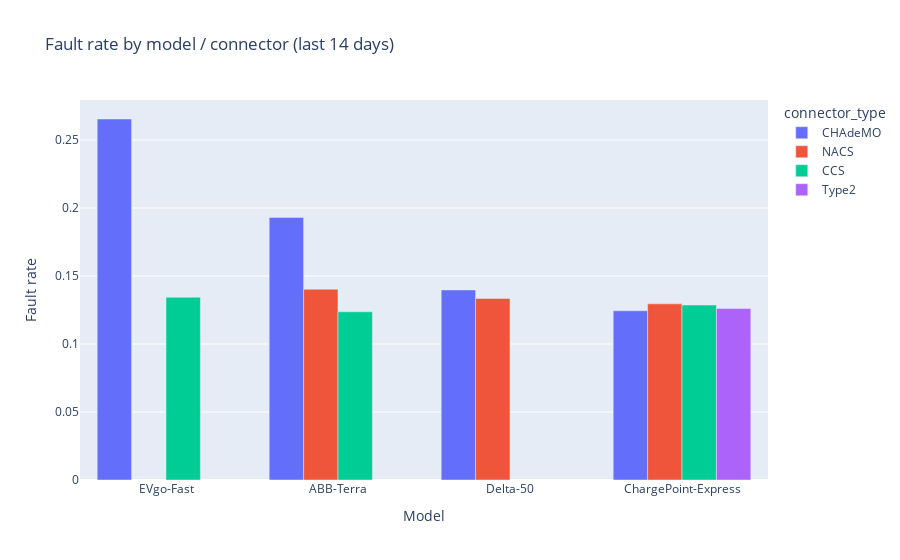

Notebook code cell kept with this figure:
### Code cell
# Fault rate by model/connector (last 14 days)
model_faults = pd.read_sql(
    text(
        '''
        SELECT
            c.model,
            c.connector_type,
            COUNT(*) AS samples,
            SUM(CASE WHEN cs.status IN ('FAULTED','OFFLINE') THEN 1 ELSE 0 END) AS faults,
            SUM(CASE WHEN cs.status IN ('FAULTED','OFFLINE') THEN 1 ELSE 0 END)::float / COUNT(*) AS fault_rate
        FROM charger_status cs
        JOIN chargers c ON cs.charger_id = c.charger_id
        WHERE cs.time >= now() - interval '14 days'
        GROUP BY c.model, c.connector_type
        HAVING COUNT(*) > 0
        ORDER BY fault_rate DESC
        '''
    ), engine)

fig = px.bar(model_faults, x='model', y='fault_rate', color='connector_type', barmode='group',
             title='Fault rate by model / connector (last 14 days)')
fig.update_layout(yaxis_title='Fault rate', xaxis_title='Model')
fig.show()

### Figure 1 — Plotly figure (JSON) as saved in the notebook; plotly's stock layout.template omitted (floating-point values rounded to 4 significant figures)
{"data": [{"alignmentgroup": "True", "hovertemplate": "connector_type=CHAdeMO<br>model=%{x}<br>fault_rate=%{y}<extra></extra>", "legendgroup": "CHAdeMO", "marker": {"color": "#636efa", "pattern": {"shape": ""}}, "name": "CHAdeMO", "offsetgroup": "CHAdeMO", "orientation": "v", "showlegend": true, "textposition": "auto", "type": "bar", "x": ["EVgo-Fast", "ABB-Terra", "Delta-50", "ChargePoint-Express"], "xaxis": "x", "y": [0.2655, 0.1931, 0.1398, 0.1245], "yaxis": "y"}, {"alignmentgroup": "True", "hovertemplate": "connector_type=NACS<br>model=%{x}<br>fault_rate=%{y}<extra></extra>", "legendgroup": "NACS", "marker": {"color": "#EF553B", "pattern": {"shape": ""}}, "name": "NACS", "offsetgroup": "NACS", "orientation": "v", "showlegend": true, "textposition": "auto", "type": "bar", "x": ["ABB-Terra", "Delta-50", "ChargePoint-Express"], "xaxis": "x", "y": [0.1403, 0.1335, 0.1295], "yaxis": "y"}, {"alignmentgroup": "True", "hovertemplate": "connector_type=CCS<br>model=%{x}<br>fault_rate=%{y}<extra></extra>", "legendgroup": "CCS", "marker": {"color": "#00cc96", "pattern": {"shape": ""}}, "name": "CCS", "offsetgroup": "CCS", "orientation": "v", "showlegend": true, "textposition": "auto", "type": "bar", "x": ["EVgo-Fast", "ChargePoint-Express", "ABB-Terra"], "xaxis": "x", "y": [0.1344, 0.1287, 0.1237], "yaxis": "y"}, {"alignmentgroup": "True", "hovertemplate": "connector_type=Type2<br>model=%{x}<br>fault_rate=%{y}<extra></extra>", "legendgroup": "Type2", "marker": {"color": "#ab63fa", "pattern": {"shape": ""}}, "name": "Type2", "offsetgroup": "Type2", "orientation": "v", "showlegend": true, "textposition": "auto", "type": "bar", "x": ["ChargePoint-Express"], "xaxis": "x", "y": [0.1261], "yaxis": "y"}], "layout": {"barmode": "group", "legend": {"title": {"text": "connector_type"}, "tracegroupgap": 0}, "title": {"text": "Fault rate by model / connector (last 14 days)"}, "xaxis": {"anchor": "y", "domain": [0, 1], "title": {"text": "Model"}}, "yaxis": {"anchor": "x", "domain": [0, 1], "title": {"text": "Fault rate"}}}}
